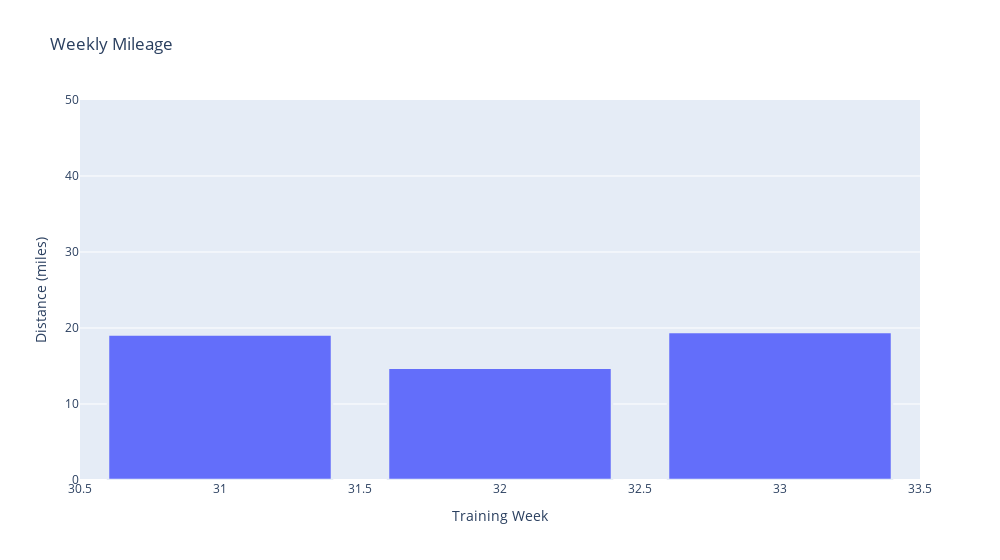

This figure's notebook cell:
### Code cell
# plot weekly mileage
import plotly.express as px

fig0 = px.bar(
    df_marathon, x = "Week_Of_Year", y = "distance",
    labels = dict(Week_Of_Year ="Training Week", distance ="Distance (miles) "),
    #hover_data=["start_date_local"],
    title = "Weekly Mileage",
    width = 1000
)
# Hover over should be the day, not the first of the month
# fig0.add_hline(y = 20*8)
fig0.update_traces(marker_line_width = 2.5)
fig0.update_yaxes(range = [0, 50])
#fig0.update_layout(bargap = 0.8)
fig0.show()

### Figure 1 — Plotly figure (JSON) as saved in the notebook; plotly's stock layout.template omitted (floating-point values rounded to 4 significant figures)
{"data": [{"alignmentgroup": "True", "hovertemplate": "Training Week=%{x}<br>Distance (miles) =%{y}<extra></extra>", "legendgroup": "", "marker": {"color": "#636efa", "line": {"width": 2.5}, "pattern": {"shape": ""}}, "name": "", "offsetgroup": "", "orientation": "v", "showlegend": false, "textposition": "auto", "type": "bar", "x": [31, 32, 33], "xaxis": "x", "y": [19.13, 14.77, 19.48], "yaxis": "y"}], "layout": {"barmode": "relative", "legend": {"tracegroupgap": 0}, "title": {"text": "Weekly Mileage"}, "width": 1000, "xaxis": {"anchor": "y", "domain": [0, 1], "title": {"text": "Training Week"}}, "yaxis": {"anchor": "x", "domain": [0, 1], "range": [0, 50], "title": {"text": "Distance (miles) "}}}}
